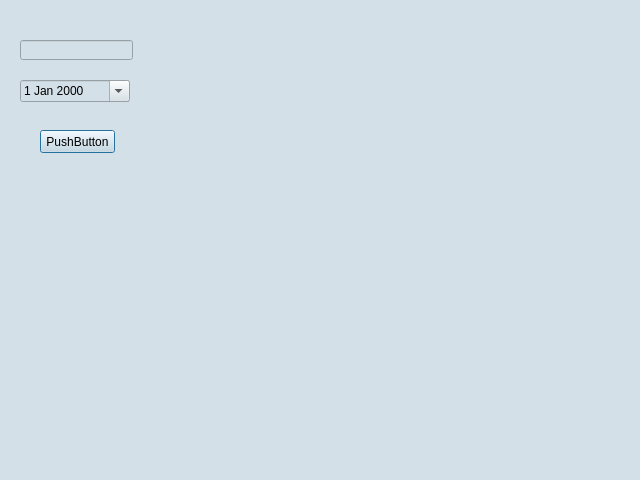
<?xml version="1.0" encoding="UTF-8"?>
<ui version="4.0">
 <class>report</class>
 <widget class="QDialog" name="report">
  <property name="geometry">
   <rect>
    <x>0</x>
    <y>0</y>
    <width>640</width>
    <height>480</height>
   </rect>
  </property>
  <property name="windowTitle">
   <string>Report</string>
  </property>
  <property name="styleSheet">
   <string notr="true">background-color: rgb(212, 224, 231);</string>
  </property>
  <widget class="QDateEdit" name="dateEdit">
   <property name="geometry">
    <rect>
     <x>20</x>
     <y>80</y>
     <width>110</width>
     <height>22</height>
    </rect>
   </property>
   <property name="calendarPopup">
    <bool>true</bool>
   </property>
  </widget>
  <widget class="QLabel" name="label">
   <property name="geometry">
    <rect>
     <x>240</x>
     <y>90</y>
     <width>47</width>
     <height>13</height>
    </rect>
   </property>
   <property name="text">
    <string/>
   </property>
  </widget>
  <widget class="QPushButton" name="pushButton">
   <property name="geometry">
    <rect>
     <x>40</x>
     <y>130</y>
     <width>75</width>
     <height>23</height>
    </rect>
   </property>
   <property name="text">
    <string>PushButton</string>
   </property>
  </widget>
  <widget class="QLineEdit" name="lineEdit">
   <property name="geometry">
    <rect>
     <x>20</x>
     <y>40</y>
     <width>113</width>
     <height>20</height>
    </rect>
   </property>
  </widget>
 </widget>
 <resources/>
 <connections/>
</ui>
